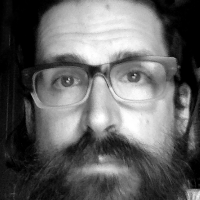
#> input picture face_detect_identification/imgs/jh/1.pgm, 200 x 200 px; its folder holds only this picture in this run
$ python formal.py
#> lines starting #> are read from the running program, lines starting #| are printed output that depends on the picture; after the words box and inside, x2 and y2 are one past the last pixel; in counts of white or black regions, pixels touching at a corner belong together
import os
import cv2
import numpy as np

class Seiko:
    def __init__(self,path):

        self.detect=cv2.CascadeClassifier(path)

    def make_dataset(self,path,imgsize=(200,200)):

#> called with path = 'face_detect_identification/imgs', imgsize = (200, 200)
        names=[]
        label=0
        train_img,train_label=[],[]
        for dirs,subdirs,files in os.walk(path):
            for subdir in subdirs:
                names.append(subdir)
                subject_path=os.path.join(dirs,subdir)
                for files in os.listdir(subject_path):
                    img=cv2.imread(os.path.join(subject_path,files),cv2.IMREAD_GRAYSCALE)
#> img is the input picture: shape (200, 200); min 0, max 255, mean 100
                    if img is None:
                        continue

                    img=cv2.resize(img,imgsize)
                    train_img.append(img)
                    train_label.append(label)
                label+=1

        train_data=np.asarray(train_img,dtype=np.uint8)
        train_label=np.asarray(train_label,dtype=np.int32)

        return names,train_data,train_label


    def trainx(self,path):

        # self.identfi=cv2.face.EigenFaceRecognizer_create()
        self.identfi=cv2.face.FisherFaceRecognizer_create()
        self.identfi=cv2.face.LBPHFaceRecognizer_create()
        self.names,self.train_data,self.train_label=self.make_dataset(path)
#> self.names = ['jh']; self.train_label = [0]
        self.identfi.train(self.train_data,self.train_label)

    def predict(self,img):

        fs=self.detect.detectMultiScale(img)
#> fs = [[14, 9, 171, 171]]

        for (x,y,w,h) in fs:
            roi=img[y:y+h,x:x+w]
            gray_roi=cv2.cvtColor(roi,cv2.COLOR_BGR2GRAY)
            gray_roi=cv2.resize(gray_roi,(200,200))
            label,confidence=self.identfi.predict(gray_roi)

            text=f'{self.names[label]},{confidence:.3f}'

            cv2.putText(img,text,(x,y+20),cv2.FONT_HERSHEY_SIMPLEX,0.6,(0,255,0),1)
#> this loop made 1 pass
#> (x, y, w, h, label, confidence, text) on pass 1: (14, 9, 171, 171, 0, 53.54, 'jh,53.536')
#> pass 1, in predict, `roi=img[y:y+h,x:x+w]`:
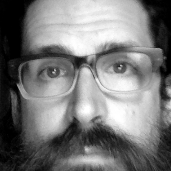
#> roi: shape (171, 171, 3); min 0, max 255, mean 121
#> after the loop:
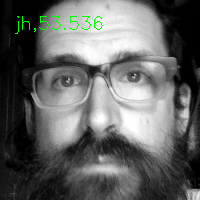
#> img: shape (200, 200, 3); 0.53% of pixels changed, all inside (x1, y1, x2, y2) = (15, 16, 103, 34)
#> after the loop:
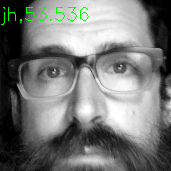
#> roi: shape (171, 171, 3); 0.73% of pixels changed, all inside (x1, y1, x2, y2) = (1, 7, 89, 25)

        return img


if __name__ == '__main__':

    model_path=r'face_detect_identification/model/haarcascade_frontalface_default.xml'
    img_path=r'face_detect_identification/imgs'
    s=Seiko(model_path)
    s.trainx(img_path)


    dirs=r'/Users/yan/Books/OPENCV-4/data/at/jh'
    files=[os.path.join(dirs,var) for var in os.listdir(dirs)]
    for file in files :
        if 'pgm' in file:
            ims=cv2.imread(file)
            ims=s.predict(ims)

            cv2.imshow('res',ims)
            key=cv2.waitKey(100)
#> (key x is pressed here)
            if key==ord('x'):
                break
